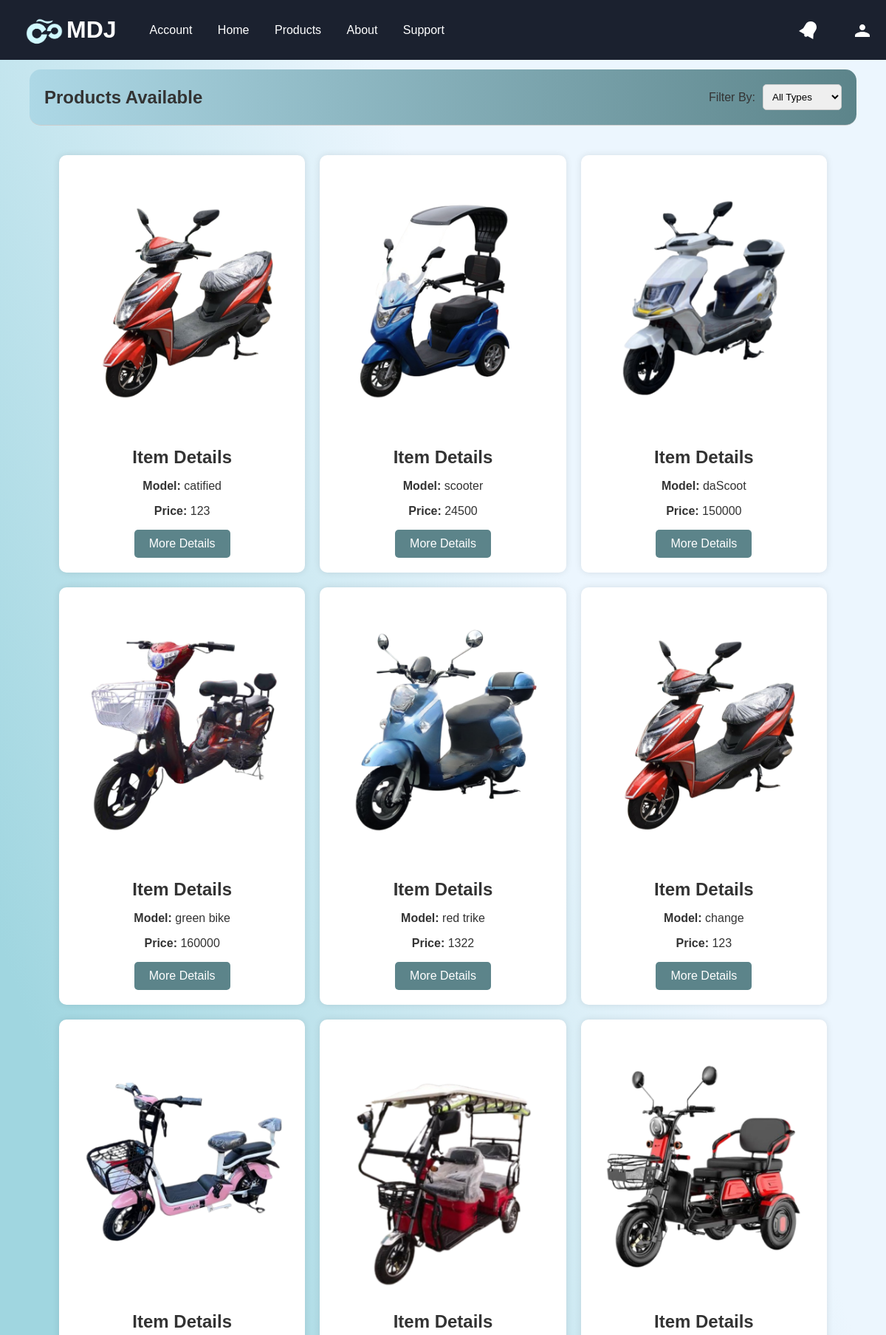
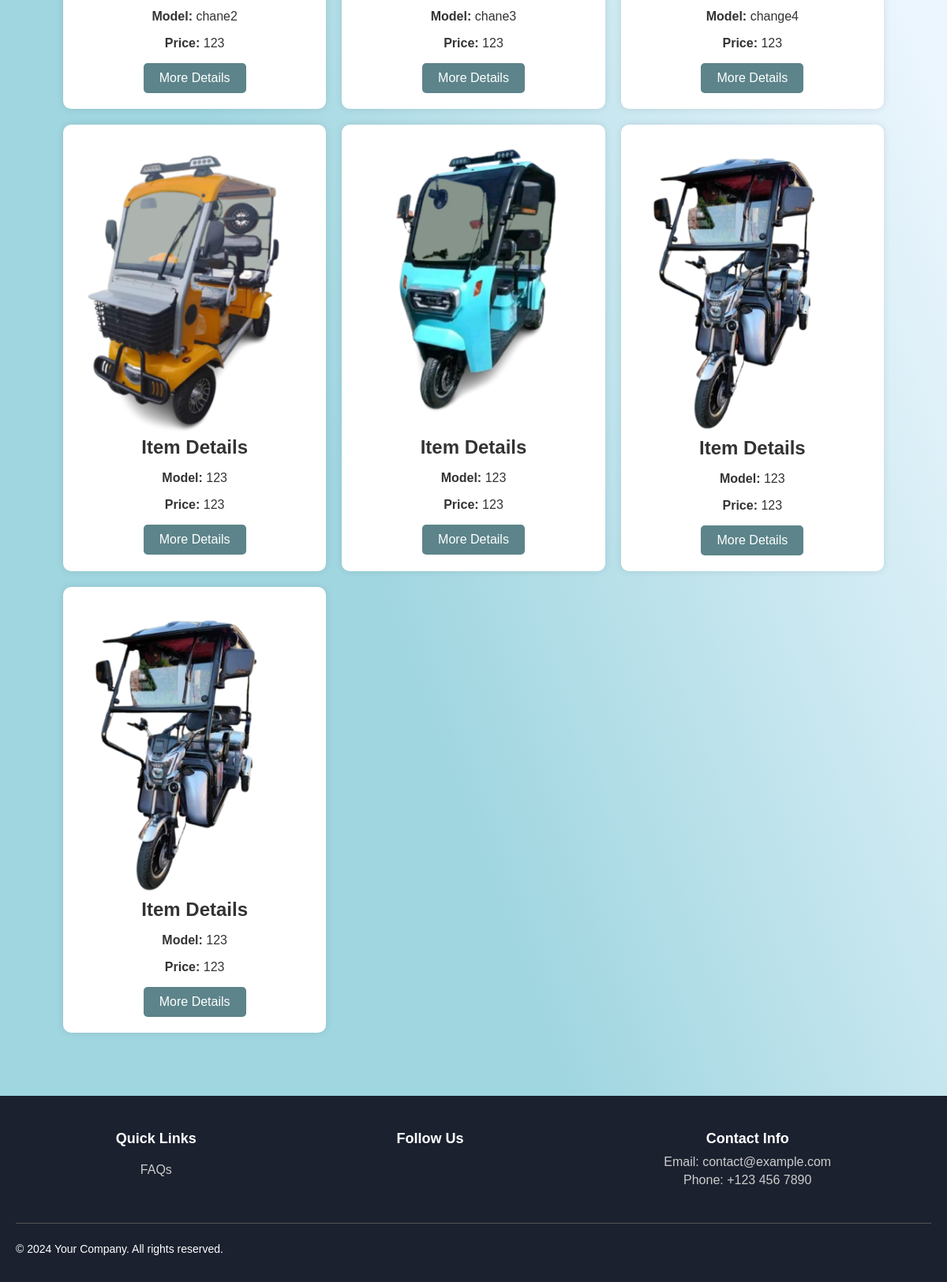
The page /User/store.php on the database its author committed (2 pictures, top to bottom).
### tables this page shows
CREATE TABLE `products_tb` (
  `id` int(255) NOT NULL,
  `prod_serial_num` int(25) DEFAULT NULL,
  `images` varchar(255) DEFAULT NULL,
  `p_model` text DEFAULT NULL,
  `p_wheels` text DEFAULT NULL,
  `p_motor_power` int(11) DEFAULT NULL,
  `p_battery` text DEFAULT NULL,
  `p_max_speed` int(11) DEFAULT NULL,
  `p_range` int(11) DEFAULT NULL,
  `p_max_load` int(11) DEFAULT NULL,
  `p_charging_time` text DEFAULT NULL,
  `p_variants` text DEFAULT NULL,
  `p_other_features` text DEFAULT NULL,
  `p_price` int(11) DEFAULT NULL,
  `u_availability` varchar(255) DEFAULT NULL
);

### User/store.php (the view, shortened to what this page needs)
<?php
include "../db_conn.php";
$sql = "SELECT * FROM products_tb";
$result = mysqli_query($conn, $sql);
?>
<!DOCTYPE html>
<html lang="en">
<head>
    <link rel="stylesheet" href="../styles/styles.css">
</head>
<body>
    <?php include '../body/logged/header.php'; ?>
    <?php include '../body/logged/side-bar.php'; ?>
    <main>
        <br> <br> <br>
        <section class="filter-section">
            <h2>Products Available</h2>
            <div class="filter-bar">
                <label for="filter">Filter By:</label>
                <select id="filter" onchange="filterProducts()">
                    <option value="all">All Types</option>
                </select>
            </div>
        </section>
        <section class="product-grid">
            <?php while ($row = mysqli_fetch_assoc($result)): ?>
                <div class="product-card" data-wheels="<?php echo htmlspecialchars($row['p_wheels']); ?>">
                    <div class="image-container" onclick="openImageModal('<?php echo htmlspecialchars($row['images']); ?>')">
                        <img src="<?php echo htmlspecialchars($row['images']); ?>" alt="Product Image">
                    </div>
                    <div class="product-description">
                        <h2 class="mobile-hide">Item Details</h2>
                        <div class="basic-info">
                            <p><strong>Model:</strong> <?php echo htmlspecialchars($row['p_model'])?></p>
                            <p class="mobile-hide"><strong>Price:</strong> <?php echo htmlspecialchars($row['p_price'])?></p>
                        </div>
                    </div>
                    <button class="viewMore-button" onclick="openPopup('<?php echo $row['id']; ?>')">More Details</button>
                </div>
            <?php endwhile; ?>
        </section>
    </main>
    <?php include '../body/logged/footer.php'; ?>
</body>
</html>

### styles/styles.css (style rules this page uses)
body { font-family: Arial, sans-serif; margin: 0; padding: 0; background-color: #f5f5f5; color: #333; }
h1, h2, h3 { margin: 0; }
main { padding: 40px; background: linear-gradient(to top right, #a0d6e0 30%, #ecf6fe 70%); }

### User/store.php (style rules this page uses)
.filter-section { display: flex; justify-content: space-between; align-items: center; padding: 20px; background: linear-gradient(to right, #add8e6 0%, #5c848a 100%); border-bottom: 1px solid #ccc; border-radius: 15px; }
.filter-section h2 { margin: 0; }
.filter-bar { display: flex; align-items: center; gap: 10px; }
.filter-bar select { padding: 8px; border: 1px solid #ccc; border-radius: 5px; }
.product-grid { display: grid; grid-template-columns: repeat(auto-fill, minmax(250px, 1fr)); gap: 20px; padding: 40px; }
.viewMore-button { background-color: #5c848a; color: white; padding: 10px 20px; border: none; border-radius: 5px; font-size: 16px; cursor: pointer; transition: background-color 0.3s ease, transform 0.3s ease; text-align: center; }
.product-card { background-color: white; padding: 20px; padding-top: 0; border-radius: 10px; box-shadow: 0 0 10px rgba(0, 0, 0, 0.1); text-align: center; position: relative; }
.product-card img { width: 100%; height: auto; border-radius: 10px; }

### body/logged/header.php (style rules this page uses)
body { font-family: Arial, sans-serif; margin: 0; padding: 0; background-color: #f5f5f5; color: #333; }
h1, h2, h3 { margin: 0; }

### rows shown on the page
products_tb: images (picture), p_model "catified", p_price "123"
products_tb: images (picture), p_model "scooter", p_price "24500"
products_tb: images (picture), p_model "daScoot", p_price "150000"
products_tb: images (picture), p_model "green bike", p_price "160000"
products_tb: images (picture), p_model "red trike", p_price "1322"
products_tb: images (picture), p_model "change", p_price "123"
products_tb: images (picture), p_model "chane2", p_price "123"
products_tb: images (picture), p_model "chane3", p_price "123"
products_tb: images (picture), p_model "change4", p_price "123"
products_tb: images (picture), p_model "123", p_price "123"
products_tb: images (picture), p_model "123", p_price "123"
products_tb: images (picture), p_model "123", p_price "123"
products_tb: images (picture), p_model "123", p_price "123"
